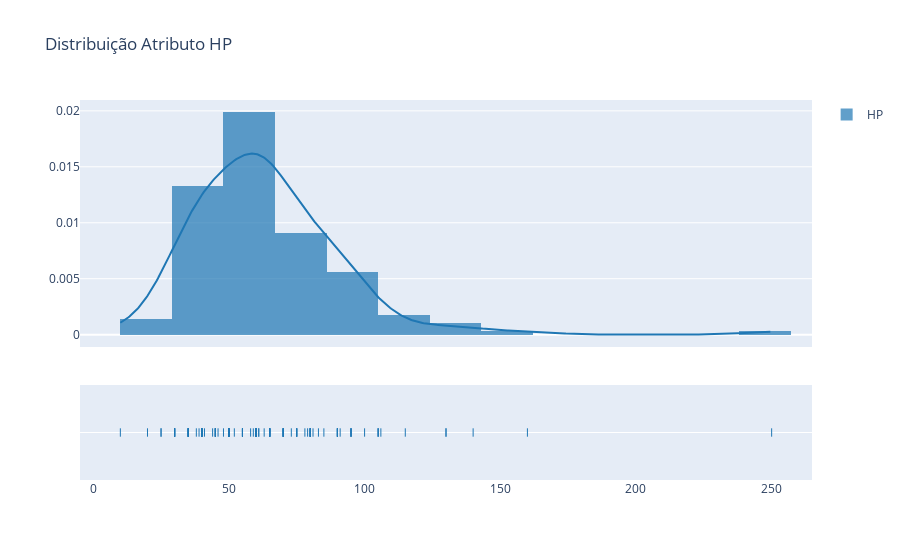

Source (notebook cell):
### Code cell
distri_att('HP')

### Figure 1 — Plotly figure (JSON) as saved in the notebook; plotly's stock layout.template omitted (floating-point values rounded to 4 significant figures; data arrays with more than 128 entries replaced by an {"elided": "..."} marker saying what was removed)
{"data": [{"autobinx": false, "histnorm": "probability density", "legendgroup": "HP", "marker": {"color": "rgb(31, 119, 180)"}, "name": "HP", "opacity": 0.7, "type": "histogram", "x": {"elided": "151 int values"}, "xaxis": "x", "xbins": {"end": 250, "size": 19, "start": 10}, "yaxis": "y"}, {"legendgroup": "HP", "marker": {"color": "rgb(31, 119, 180)"}, "mode": "lines", "name": "HP", "showlegend": false, "type": "scatter", "x": {"elided": "500 float values"}, "xaxis": "x", "y": {"elided": "500 float values"}, "yaxis": "y"}, {"legendgroup": "HP", "marker": {"color": "rgb(31, 119, 180)", "symbol": "line-ns-open"}, "mode": "markers", "name": "HP", "showlegend": false, "type": "scatter", "x": {"elided": "151 int values"}, "xaxis": "x", "y": {"elided": "151 str values"}, "yaxis": "y2"}], "layout": {"barmode": "overlay", "hovermode": "closest", "legend": {"traceorder": "reversed"}, "title": {"text": "Distribuição Atributo HP"}, "xaxis": {"anchor": "y2", "domain": [0, 1], "zeroline": false}, "yaxis": {"anchor": "free", "domain": [0.35, 1], "position": 0}, "yaxis2": {"anchor": "x", "domain": [0, 0.25], "dtick": 1, "showticklabels": false}}}
